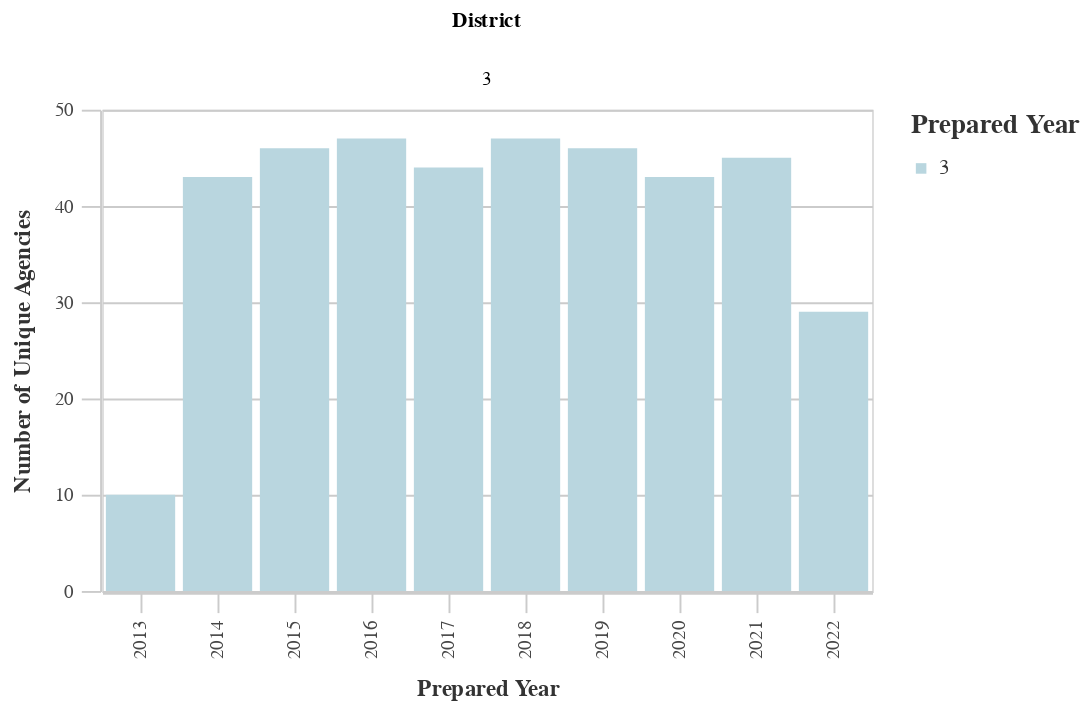

The notebook cell saved with this chart:
### Markdown cell above
### Number of Unique Agencies by District

### Code cell
# Unique Agencies by Dist
dist_years_agency = ((
        df
        >> group_by(_.prepared_y, _.dist)
        >> summarize(n=_.primary_agency_name.nunique())
        >> arrange(-_.prepared_y)
    )
        .rename(columns={'dist':'District', 'n':'Count'})
    )
chart10 = (alt.Chart(dist_years_agency).mark_bar().encode(
        column='District:N',
        x=alt.X('prepared_y:O', title='Prepared Year'),
        y=alt.Y('Count:Q', title='Number of Unique Agencies'),
        color = alt.Color("District:N", 
                              scale=alt.Scale(
                                  range=altair_utils.CALITP_SEQUENTIAL_COLORS),  
                               legend=alt.Legend(title="Prepared Year")
                              )))
                              
chart10 = styleguide.preset_chart_config(chart10)
chart10 = _dla_utils.add_tooltip(chart10, 'prepared_y', 'Count')

display(chart10)

### Figure 1 — Vega-Lite specification as saved in the notebook (floating-point values rounded to 4 significant figures)
{"config": {"view": {"continuousWidth": 400, "continuousHeight": 300}, "axis": {"domainColor": "#cbcbcb", "grid": true, "gridColor": "#cbcbcb", "gridWidth": 1, "labelColor": "#474747", "labelFont": "Nunito Sans", "labelFontSize": 10, "labelPadding": 4, "tickColor": "#cbcbcb", "tickSize": 10, "titleColor": "#333", "titleFont": "Raleway", "titleFontSize": 12, "titlePadding": 10}, "axisBand": {"grid": false}, "background": "white", "font": "Raleway", "header": {"labelFont": "Nunito Sans", "titleFont": "Raleway"}, "legend": {"labelColor": "#333", "labelFont": "Nunito Sans", "labelFontSize": 11, "labelLimit": 0, "padding": 1, "symbolSize": 30, "symbolType": "square", "titleColor": "#333", "titleFont": "Raleway", "titleFontSize": 14, "titlePadding": 10}, "title": {"anchor": "middle", "font": "Raleway", "fontSize": 18, "fontWeight": 300, "offset": 20}}, "data": {"name": "data-dd1b7f9071d8e2ab9af3175dc32b50ca"}, "mark": "bar", "encoding": {"color": {"field": "District", "legend": {"title": "Prepared Year"}, "scale": {"range": ["#B9D6DF", "#8CBCCB", "#2EA8CE", "#136C97", "#0B405B"]}, "type": "nominal"}, "column": {"field": "District", "type": "nominal"}, "tooltip": [{"field": "prepared_y", "type": "quantitative"}, {"field": "Count", "type": "quantitative"}], "x": {"field": "prepared_y", "title": "Prepared Year", "type": "ordinal"}, "y": {"field": "Count", "title": "Number of Unique Agencies", "type": "quantitative"}}, "height": 250, "width": 400, "$schema": "https://vega.github.io/schema/vega-lite/v4.17.0.json", "datasets": {"data-dd1b7f9071d8e2ab9af3175dc32b50ca": [{"prepared_y": 2022.0, "District": 3, "Count": 29}, {"prepared_y": 2021.0, "District": 3, "Count": 45}, {"prepared_y": 2020.0, "District": 3, "Count": 43}, {"prepared_y": 2019.0, "District": 3, "Count": 46}, {"prepared_y": 2018.0, "District": 3, "Count": 47}, {"prepared_y": 2017.0, "District": 3, "Count": 44}, {"prepared_y": 2016.0, "District": 3, "Count": 47}, {"prepared_y": 2015.0, "District": 3, "Count": 46}, {"prepared_y": 2014.0, "District": 3, "Count": 43}, {"prepared_y": 2013.0, "District": 3, "Count": 10}]}}
